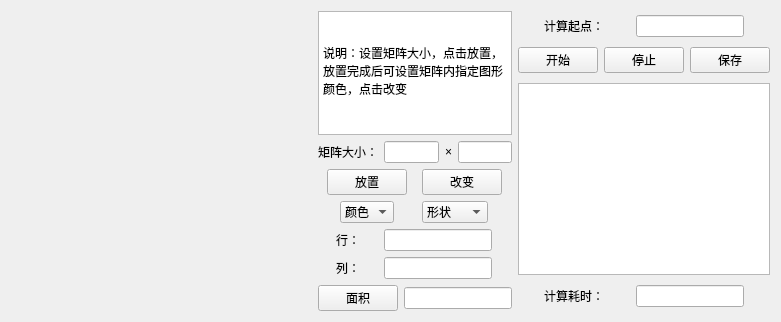
<?xml version="1.0" encoding="UTF-8"?>
<ui version="4.0">
 <class>Widget</class>
 <widget class="QWidget" name="Widget">
  <property name="enabled">
   <bool>true</bool>
  </property>
  <property name="geometry">
   <rect>
    <x>0</x>
    <y>0</y>
    <width>781</width>
    <height>318</height>
   </rect>
  </property>
  <property name="sizePolicy">
   <sizepolicy hsizetype="Expanding" vsizetype="Preferred">
    <horstretch>10</horstretch>
    <verstretch>10</verstretch>
   </sizepolicy>
  </property>
  <property name="maximumSize">
   <size>
    <width>10000</width>
    <height>10000</height>
   </size>
  </property>
  <property name="windowTitle">
   <string>Widget</string>
  </property>
  <layout class="QHBoxLayout" name="horizontalLayout_20">
   <item>
    <widget class="Matrix" name="widget" native="true">
     <property name="enabled">
      <bool>true</bool>
     </property>
     <property name="sizePolicy">
      <sizepolicy hsizetype="Preferred" vsizetype="Preferred">
       <horstretch>0</horstretch>
       <verstretch>0</verstretch>
      </sizepolicy>
     </property>
     <property name="minimumSize">
      <size>
       <width>300</width>
       <height>300</height>
      </size>
     </property>
     <property name="maximumSize">
      <size>
       <width>10000</width>
       <height>10000</height>
      </size>
     </property>
    </widget>
   </item>
   <item>
    <layout class="QHBoxLayout" name="horizontalLayout_19">
     <item>
      <layout class="QVBoxLayout" name="verticalLayout_6">
       <item>
        <widget class="QTextEdit" name="textEdit">
         <property name="sizePolicy">
          <sizepolicy hsizetype="Preferred" vsizetype="Preferred">
           <horstretch>0</horstretch>
           <verstretch>0</verstretch>
          </sizepolicy>
         </property>
         <property name="minimumSize">
          <size>
           <width>50</width>
           <height>50</height>
          </size>
         </property>
         <property name="html">
          <string>&lt;!DOCTYPE HTML PUBLIC &quot;-//W3C//DTD HTML 4.0//EN&quot; &quot;http://www.w3.org/TR/REC-html40/strict.dtd&quot;&gt;
&lt;html&gt;&lt;head&gt;&lt;meta name=&quot;qrichtext&quot; content=&quot;1&quot; /&gt;&lt;style type=&quot;text/css&quot;&gt;
p, li { white-space: pre-wrap; }
&lt;/style&gt;&lt;/head&gt;&lt;body style=&quot; font-family:'SimSun'; font-size:9pt; font-weight:400; font-style:normal;&quot;&gt;
&lt;p style=&quot; margin-top:0px; margin-bottom:0px; margin-left:0px; margin-right:0px; -qt-block-indent:0; text-indent:0px;&quot;&gt;                      &lt;/p&gt;
&lt;p style=&quot; margin-top:0px; margin-bottom:0px; margin-left:0px; margin-right:0px; -qt-block-indent:0; text-indent:0px;&quot;&gt;                      &lt;/p&gt;
&lt;p style=&quot; margin-top:0px; margin-bottom:0px; margin-left:0px; margin-right:0px; -qt-block-indent:0; text-indent:0px;&quot;&gt;说明：设置矩阵大小，点击放置，放置完成后可设置矩阵内指定图形颜色，点击改变                      &lt;/p&gt;
&lt;p style=&quot; margin-top:0px; margin-bottom:0px; margin-left:0px; margin-right:0px; -qt-block-indent:0; text-indent:0px;&quot;&gt;                    &lt;/p&gt;&lt;/body&gt;&lt;/html&gt;</string>
         </property>
        </widget>
       </item>
       <item>
        <layout class="QHBoxLayout" name="horizontalLayout_2">
         <item>
          <widget class="QLabel" name="label">
           <property name="sizePolicy">
            <sizepolicy hsizetype="Maximum" vsizetype="Maximum">
             <horstretch>50</horstretch>
             <verstretch>0</verstretch>
            </sizepolicy>
           </property>
           <property name="text">
            <string>矩阵大小：</string>
           </property>
          </widget>
         </item>
         <item>
          <widget class="QLineEdit" name="matrixcolumn">
           <property name="sizePolicy">
            <sizepolicy hsizetype="Maximum" vsizetype="Maximum">
             <horstretch>50</horstretch>
             <verstretch>0</verstretch>
            </sizepolicy>
           </property>
           <property name="maxLength">
            <number>2</number>
           </property>
          </widget>
         </item>
         <item>
          <widget class="QLabel" name="label_3">
           <property name="sizePolicy">
            <sizepolicy hsizetype="Maximum" vsizetype="Maximum">
             <horstretch>50</horstretch>
             <verstretch>0</verstretch>
            </sizepolicy>
           </property>
           <property name="text">
            <string>×</string>
           </property>
          </widget>
         </item>
         <item>
          <widget class="QLineEdit" name="matrixrow">
           <property name="sizePolicy">
            <sizepolicy hsizetype="Maximum" vsizetype="Maximum">
             <horstretch>50</horstretch>
             <verstretch>0</verstretch>
            </sizepolicy>
           </property>
           <property name="maxLength">
            <number>2</number>
           </property>
          </widget>
         </item>
        </layout>
       </item>
       <item>
        <layout class="QHBoxLayout" name="horizontalLayout">
         <item>
          <widget class="QPushButton" name="pushButton">
           <property name="sizePolicy">
            <sizepolicy hsizetype="Maximum" vsizetype="Maximum">
             <horstretch>50</horstretch>
             <verstretch>10</verstretch>
            </sizepolicy>
           </property>
           <property name="text">
            <string>放置</string>
           </property>
          </widget>
         </item>
         <item>
          <widget class="QPushButton" name="pushButton_2">
           <property name="sizePolicy">
            <sizepolicy hsizetype="Fixed" vsizetype="Fixed">
             <horstretch>0</horstretch>
             <verstretch>0</verstretch>
            </sizepolicy>
           </property>
           <property name="minimumSize">
            <size>
             <width>50</width>
             <height>0</height>
            </size>
           </property>
           <property name="text">
            <string>改变</string>
           </property>
          </widget>
         </item>
        </layout>
       </item>
       <item>
        <layout class="QVBoxLayout" name="verticalLayout_4">
         <item>
          <layout class="QHBoxLayout" name="horizontalLayout_13">
           <item>
            <widget class="QComboBox" name="comboBox">
             <property name="sizePolicy">
              <sizepolicy hsizetype="Maximum" vsizetype="Maximum">
               <horstretch>50</horstretch>
               <verstretch>0</verstretch>
              </sizepolicy>
             </property>
             <item>
              <property name="text">
               <string>颜色</string>
              </property>
             </item>
             <item>
              <property name="text">
               <string>红色</string>
              </property>
             </item>
             <item>
              <property name="text">
               <string>黄色</string>
              </property>
             </item>
             <item>
              <property name="text">
               <string>蓝色</string>
              </property>
             </item>
            </widget>
           </item>
           <item>
            <widget class="QComboBox" name="comboBox_2">
             <property name="sizePolicy">
              <sizepolicy hsizetype="Maximum" vsizetype="Maximum">
               <horstretch>50</horstretch>
               <verstretch>0</verstretch>
              </sizepolicy>
             </property>
             <item>
              <property name="text">
               <string>形状</string>
              </property>
             </item>
             <item>
              <property name="text">
               <string>圆形</string>
              </property>
             </item>
             <item>
              <property name="text">
               <string>三角形</string>
              </property>
             </item>
             <item>
              <property name="text">
               <string>正方形</string>
              </property>
             </item>
            </widget>
           </item>
          </layout>
         </item>
         <item>
          <layout class="QHBoxLayout" name="horizontalLayout_14">
           <item>
            <widget class="QLabel" name="label_5">
             <property name="sizePolicy">
              <sizepolicy hsizetype="Fixed" vsizetype="Maximum">
               <horstretch>50</horstretch>
               <verstretch>0</verstretch>
              </sizepolicy>
             </property>
             <property name="text">
              <string>行：</string>
             </property>
            </widget>
           </item>
           <item>
            <widget class="QLineEdit" name="lineEdit">
             <property name="sizePolicy">
              <sizepolicy hsizetype="Maximum" vsizetype="Fixed">
               <horstretch>50</horstretch>
               <verstretch>0</verstretch>
              </sizepolicy>
             </property>
             <property name="inputMask">
              <string/>
             </property>
             <property name="maxLength">
              <number>2</number>
             </property>
            </widget>
           </item>
          </layout>
         </item>
         <item>
          <layout class="QHBoxLayout" name="horizontalLayout_15">
           <item>
            <widget class="QLabel" name="label_6">
             <property name="sizePolicy">
              <sizepolicy hsizetype="Maximum" vsizetype="Maximum">
               <horstretch>50</horstretch>
               <verstretch>0</verstretch>
              </sizepolicy>
             </property>
             <property name="text">
              <string>列：</string>
             </property>
            </widget>
           </item>
           <item>
            <widget class="QLineEdit" name="lineEdit_2">
             <property name="sizePolicy">
              <sizepolicy hsizetype="Maximum" vsizetype="Fixed">
               <horstretch>50</horstretch>
               <verstretch>0</verstretch>
              </sizepolicy>
             </property>
             <property name="inputMask">
              <string/>
             </property>
             <property name="maxLength">
              <number>2</number>
             </property>
            </widget>
           </item>
          </layout>
         </item>
         <item>
          <layout class="QHBoxLayout" name="horizontalLayout_16">
           <item>
            <widget class="QPushButton" name="area_button">
             <property name="sizePolicy">
              <sizepolicy hsizetype="Maximum" vsizetype="Maximum">
               <horstretch>50</horstretch>
               <verstretch>0</verstretch>
              </sizepolicy>
             </property>
             <property name="text">
              <string>面积</string>
             </property>
            </widget>
           </item>
           <item>
            <widget class="QLineEdit" name="area_text">
             <property name="sizePolicy">
              <sizepolicy hsizetype="Maximum" vsizetype="Maximum">
               <horstretch>50</horstretch>
               <verstretch>0</verstretch>
              </sizepolicy>
             </property>
            </widget>
           </item>
          </layout>
         </item>
        </layout>
       </item>
      </layout>
     </item>
     <item>
      <layout class="QVBoxLayout" name="verticalLayout_5">
       <item>
        <layout class="QHBoxLayout" name="horizontalLayout_11">
         <item>
          <widget class="QLabel" name="label_2">
           <property name="sizePolicy">
            <sizepolicy hsizetype="Maximum" vsizetype="Maximum">
             <horstretch>50</horstretch>
             <verstretch>0</verstretch>
            </sizepolicy>
           </property>
           <property name="text">
            <string>计算起点：</string>
           </property>
          </widget>
         </item>
         <item>
          <widget class="QLineEdit" name="start_point">
           <property name="sizePolicy">
            <sizepolicy hsizetype="Maximum" vsizetype="Maximum">
             <horstretch>50</horstretch>
             <verstretch>0</verstretch>
            </sizepolicy>
           </property>
           <property name="maxLength">
            <number>3</number>
           </property>
          </widget>
         </item>
        </layout>
       </item>
       <item>
        <layout class="QHBoxLayout" name="horizontalLayout_12">
         <item>
          <widget class="QPushButton" name="start_button">
           <property name="sizePolicy">
            <sizepolicy hsizetype="Maximum" vsizetype="Maximum">
             <horstretch>50</horstretch>
             <verstretch>0</verstretch>
            </sizepolicy>
           </property>
           <property name="text">
            <string>开始</string>
           </property>
          </widget>
         </item>
         <item>
          <widget class="QPushButton" name="stop_button">
           <property name="sizePolicy">
            <sizepolicy hsizetype="Maximum" vsizetype="Maximum">
             <horstretch>50</horstretch>
             <verstretch>0</verstretch>
            </sizepolicy>
           </property>
           <property name="text">
            <string>停止</string>
           </property>
          </widget>
         </item>
         <item>
          <widget class="QPushButton" name="save_button">
           <property name="sizePolicy">
            <sizepolicy hsizetype="Maximum" vsizetype="Maximum">
             <horstretch>50</horstretch>
             <verstretch>0</verstretch>
            </sizepolicy>
           </property>
           <property name="text">
            <string>保存</string>
           </property>
          </widget>
         </item>
        </layout>
       </item>
       <item>
        <widget class="QTableWidget" name="tableWidget">
         <property name="sizePolicy">
          <sizepolicy hsizetype="Preferred" vsizetype="Maximum">
           <horstretch>50</horstretch>
           <verstretch>0</verstretch>
          </sizepolicy>
         </property>
         <property name="selectionBehavior">
          <enum>QAbstractItemView::SelectRows</enum>
         </property>
        </widget>
       </item>
       <item>
        <layout class="QHBoxLayout" name="horizontalLayout_17">
         <item>
          <widget class="QLabel" name="label_4">
           <property name="sizePolicy">
            <sizepolicy hsizetype="Maximum" vsizetype="Maximum">
             <horstretch>50</horstretch>
             <verstretch>0</verstretch>
            </sizepolicy>
           </property>
           <property name="text">
            <string>计算耗时：</string>
           </property>
          </widget>
         </item>
         <item>
          <widget class="QLineEdit" name="text_time">
           <property name="sizePolicy">
            <sizepolicy hsizetype="Maximum" vsizetype="Maximum">
             <horstretch>50</horstretch>
             <verstretch>0</verstretch>
            </sizepolicy>
           </property>
           <property name="mouseTracking">
            <bool>false</bool>
           </property>
           <property name="readOnly">
            <bool>true</bool>
           </property>
          </widget>
         </item>
        </layout>
       </item>
      </layout>
     </item>
    </layout>
   </item>
  </layout>
 </widget>
 <layoutdefault spacing="6" margin="11"/>
 <customwidgets>
  <customwidget>
   <class>Matrix</class>
   <extends>QWidget</extends>
   <header>matrix.h</header>
   <container>1</container>
  </customwidget>
 </customwidgets>
 <resources/>
 <connections/>
</ui>
